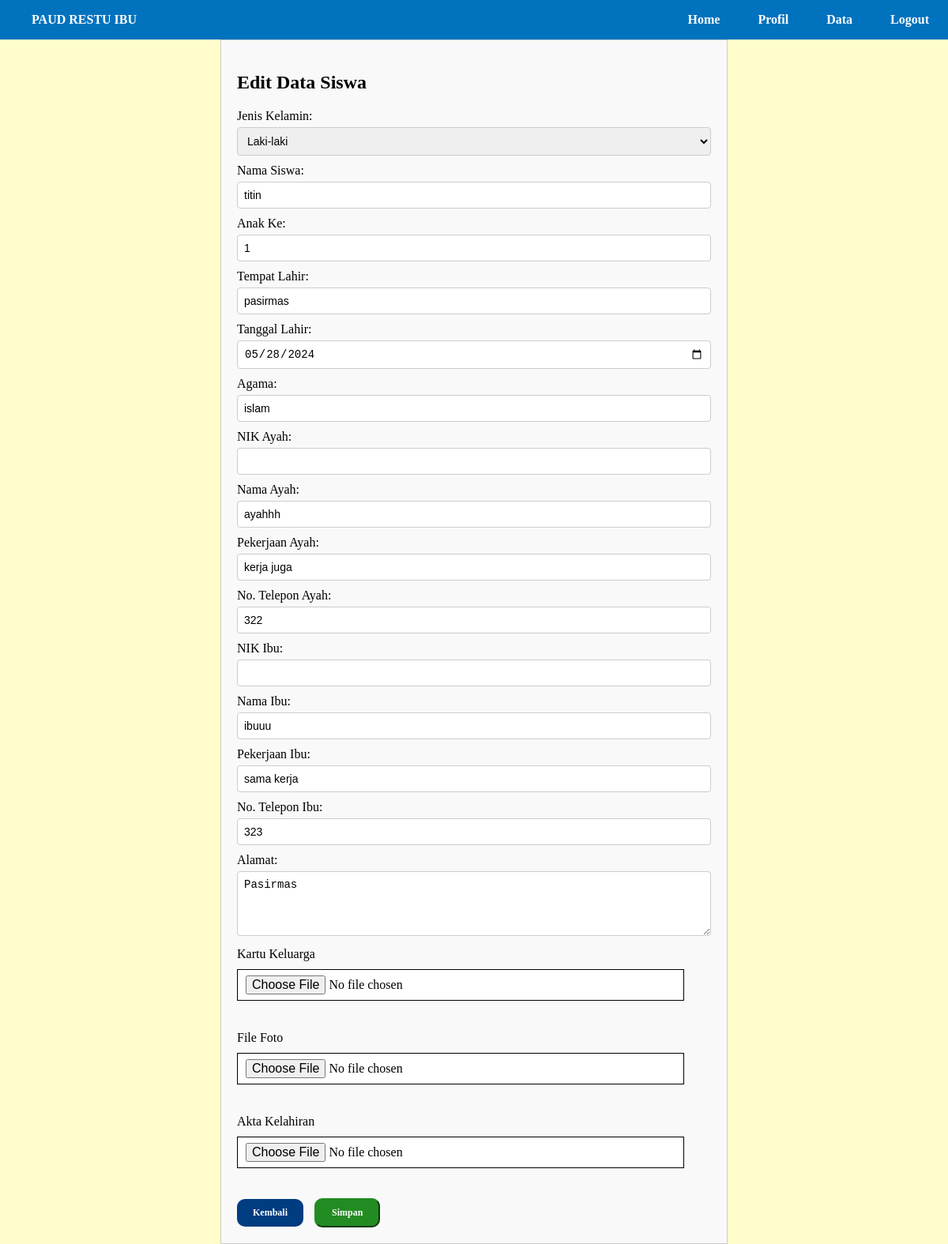
The page /edit_data.php?nik_siswa=321 on the database its author committed.
### tables this page shows
CREATE TABLE `siswa` (
  `nik_siswa` varchar(30) NOT NULL,
  `nm_siswa` varchar(30) NOT NULL,
  `tempat_lahir` varchar(30) NOT NULL,
  `tanggal_lahir` varchar(15) NOT NULL,
  `jenkel` varchar(15) NOT NULL,
  `anak_ke` varchar(5) NOT NULL,
  `agama` varchar(15) NOT NULL,
  `nm_ayah` varchar(40) NOT NULL,
  `pek_ayah` varchar(40) NOT NULL,
  `no_ayah` varchar(15) NOT NULL,
  `nm_ibu` varchar(40) NOT NULL,
  `pek_ibu` varchar(40) NOT NULL,
  `no_ibu` varchar(15) NOT NULL,
  `alamat` text NOT NULL,
  `status` varchar(20) NOT NULL
);

### edit_data.php (the view, shortened to what this page needs)
<!DOCTYPE html>
<html>
<head>
    <link rel="stylesheet" href="style.css">
</head>
<body>
    <?php
    include 'navbar_ad.php';
    include 'dbsirebu.php';
    $nik_siswa = $_GET['nik_siswa'];
    $query = "SELECT * FROM siswa WHERE nik_siswa = '$nik_siswa'";
    $result = mysqli_query($db, $query);
    $siswa = mysqli_fetch_assoc($result);
    ?>
    <div class="form_edit">
        <h2>Edit Data Siswa</h2>
        <form action="edit_data_proses.php" method="POST" enctype="multipart/form-data">
            <label>Jenis Kelamin:</label>
            <select name="jenkel" required>
                <option value="Laki-laki" <?php if ($siswa['jenkel'] == 'Laki-laki') echo 'selected'; ?>>Laki-laki</option>
            </select>
            <label>Nama Siswa:</label>
            <input type="text" name="nama_siswa" value="<?php echo $siswa['nm_siswa']; ?>" required>
            <label>Anak Ke:</label>
            <input type="number" name="anak_ke" value="<?php echo $siswa['anak_ke']; ?>" required>
            <label>Tempat Lahir:</label>
            <input type="text" name="tempat_lahir" value="<?php echo $siswa['tempat_lahir']; ?>" required>
            <label>Tanggal Lahir:</label>
            <input type="date" name="tanggal_lahir" value="<?php echo $siswa['tanggal_lahir']; ?>" required>
            <label>Agama:</label>
            <input type="text" name="agama" value="<?php echo $siswa['agama']; ?>" required>
            <label>NIK Ayah:</label>
            <input type="text" name="nik_ayah" value="<?php echo $siswa['nik_ayah']; ?>" required>
            <label>Nama Ayah:</label>
            <input type="text" name="nm_ayah" value="<?php echo $siswa['nm_ayah']; ?>" required>
            <label>Pekerjaan Ayah:</label>
            <input type="text" name="pek_ayah" value="<?php echo $siswa['pek_ayah']; ?>" required>
            <label>No. Telepon Ayah:</label>
            <input type="text" name="no_ayah" value="<?php echo $siswa['no_ayah']; ?>" required>
            <label>NIK Ibu:</label>
            <input type="text" name="nik_ibu" value="<?php echo $siswa['nik_ibu']; ?>" required>
            <label>Nama Ibu:</label>
            <input type="text" name="nm_ibu" value="<?php echo $siswa['nm_ibu']; ?>" required>
            <label>Pekerjaan Ibu:</label>
            <input type="text" name="pek_ibu" value="<?php echo $siswa['pek_ibu']; ?>" required>
            <label>No. Telepon Ibu:</label>
            <input type="text" name="no_ibu" value="<?php echo $siswa['no_ibu']; ?>" required>
            <label>Alamat:</label>
            <textarea name="alamat" rows="4" required><?php echo $siswa['alamat']; ?></textarea>
            <br><tr>
                <td class="label_pendaftaran">Kartu Keluarga</td><br>
                <td colspan="2"><input class="upload_pendaftaran" type="file" name="file_kartu_keluarga" required></td><br>
            </tr>
            <br><tr>
                <td class="label_pendaftaran">File Foto</td><br>
                <td colspan="2"><input class="upload_pendaftaran" type="file" name="file_foto" required></td><br>
            </tr>
            <br><tr>
                <td class="label_pendaftaran">Akta Kelahiran</td><br>
                <td colspan="2"><input class="upload_pendaftaran" type="file" name="file_akta_kelahiran" required></td><br>
            </tr>
            <br>
            <td><a class="kembali_pendaftaran" href="ad_data.php">Kembali</a> <input type="submit" name="simpan" onclick="return confirm('Yakin Data Disimpan?')" value="Simpan" id="tombol-simpan" class="simpan_pendaftaran"></td>
        </form>
    </div>
</body>
</html>

### style.css (style rules this page uses)
body { background-color: #FFFDCC; padding: 0; margin: 0; }
.upload_pendaftaran { font-family: Verdana; font-size:16px; text-decoration: none; background-color:white; border-style: solid; border-width: 1px; padding: 7px 74px 7px 10px; margin-bottom: 20px; resize:vertical; width: 80%; }
.kembali_pendaftaran { font-family:Verdana; font-weight: bold; position: relative; cursor: pointer; font-size: 12px; background-color: #003C80; color: white; padding: 10px 20px; border-color: #5C2215; border-radius:10px; text-align: center; text-decoration: none; display: inline-block; }
.simpan_pendaftaran { font-family:Verdana; font-weight: bold; position: relative; cursor: pointer; font-size: 12px; background-color: #228c22; color: white; padding: 9px 20px; margin-left: 10px; border-color: #228c22; border-radius:10px; text-align: center; text-decoration: none; display: inline-block; }

### edit_data.php (style rules this page uses)
.form_edit { font-family: Verdana; margin: auto; width: 50%; padding: 20px; border: 1px solid #ccc; background-color: #f9f9f9; }
label { display: block; margin-bottom: 5px; }
input[type="text"], input[type="number"], input[type="date"], textarea, select { width: 100%; padding: 8px; margin-bottom: 10px; box-sizing: border-box; border: 1px solid #ccc; border-radius: 4px; font-size: 14px; }
input[type="file"] { margin-top: 10px; }

### rows shown on the page
siswa: nama_siswa "titin", anak_ke "1", tempat_lahir "pasirmas", tanggal_lahir "05/28/2024", agama "islam", nm_ayah "ayahhh", pek_ayah "kerja juga", no_ayah "322", nm_ibu "ibuuu", pek_ibu "sama kerja", no_ibu "323", alamat "Pasirmas"
